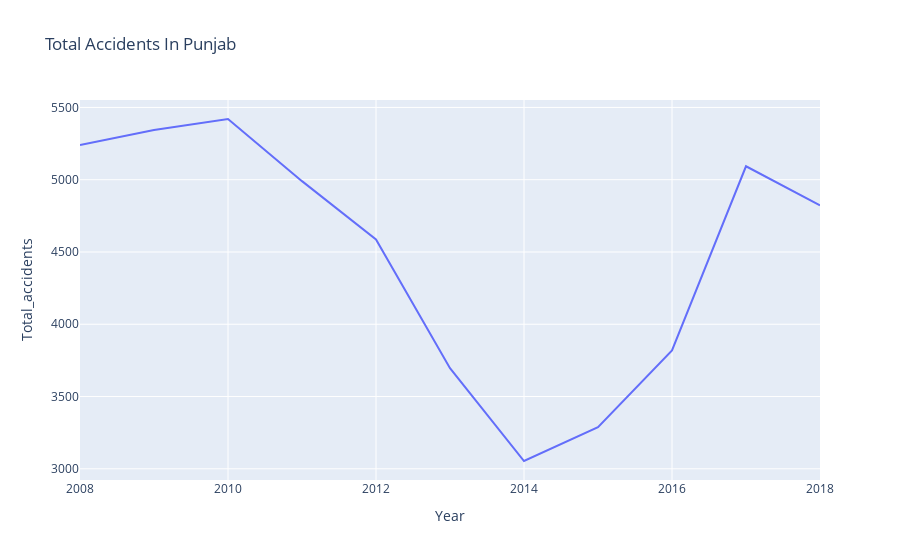

Source (notebook cell):
### Code cell
sel=dataset[{'Year','Total_accidents'}].loc[(dataset.Place=='Punjab')]
graph=px.line(sel,x='Year',y='Total_accidents',title='Total Accidents In Punjab')
graph.show()

### Figure 1 — Plotly figure (JSON) as saved in the notebook; plotly's stock layout.template omitted (floating-point values rounded to 4 significant figures)
{"data": [{"hovertemplate": "Year=%{x}<br>Total_accidents=%{y}<extra></extra>", "legendgroup": "", "line": {"color": "#636efa", "dash": "solid"}, "marker": {"symbol": "circle"}, "mode": "lines", "name": "", "orientation": "v", "showlegend": false, "type": "scatter", "x": [2008, 2009, 2010, 2011, 2012, 2013, 2014, 2015, 2016, 2017, 2018], "xaxis": "x", "y": [5240, 5344, 5420, 4990, 4587, 3696, 3054, 3288, 3819, 5093, 4823], "yaxis": "y"}], "layout": {"legend": {"tracegroupgap": 0}, "title": {"text": "Total Accidents In Punjab"}, "xaxis": {"anchor": "y", "domain": [0, 1], "title": {"text": "Year"}}, "yaxis": {"anchor": "x", "domain": [0, 1], "title": {"text": "Total_accidents"}}}}
